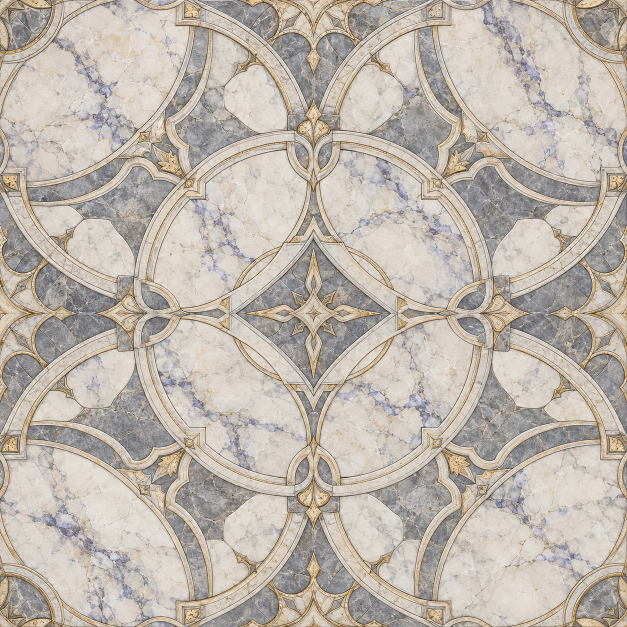
#> input picture assets/source/3d-materials/citadels.png, 1254 x 1254 px, given in place of highlands.png, which was not available (shown at 1/2 size)
$ python make_3d_materials.py
#> lines starting #> are read from the running program, lines starting #| are printed output that depends on the picture
"""Create lightweight WebP tile materials from local text-generated source art.

Development-only. Run make_3d_textures.py afterward to bundle them as data
URLs for WebGL under file://. No Python or image service is used at runtime.
"""

from pathlib import Path
from PIL import Image

ROOT = Path(__file__).resolve().parents[1]
SOURCE = ROOT / "assets/source/3d-materials"
TARGET = ROOT / "assets/materials"
REALMS = ("highlands", "volcano", "glacier", "citadels", "desert")


def main():
    TARGET.mkdir(parents=True, exist_ok=True)
    for realm in REALMS:
        with Image.open(SOURCE / f"{realm}.png") as original:
#> original is the input picture: PIL image 1254x1254 RGB; mean R, G, B 189.6, 181.1, 171.8
            image = original.convert("RGB").resize((512, 512), Image.Resampling.LANCZOS)
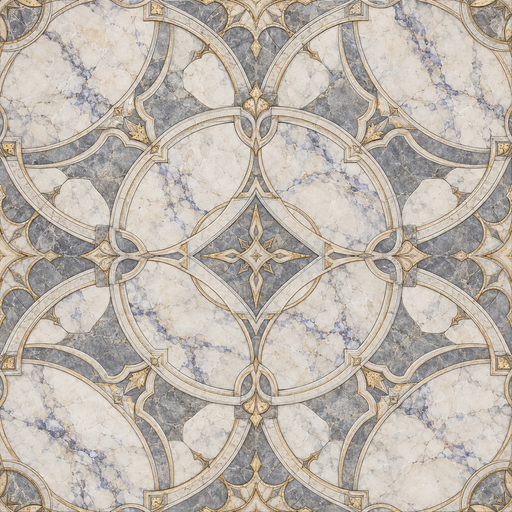
#> image: PIL image 512x512 RGB; mean R, G, B 189.6, 181.2, 171.8
            output = TARGET / f"{realm}.webp"
            image.save(output, format="WEBP", quality=80, method=6)
            print(f"{realm}: {output.stat().st_size} bytes")
#> pass 2 of the loop in main, `for realm in REALMS:`:
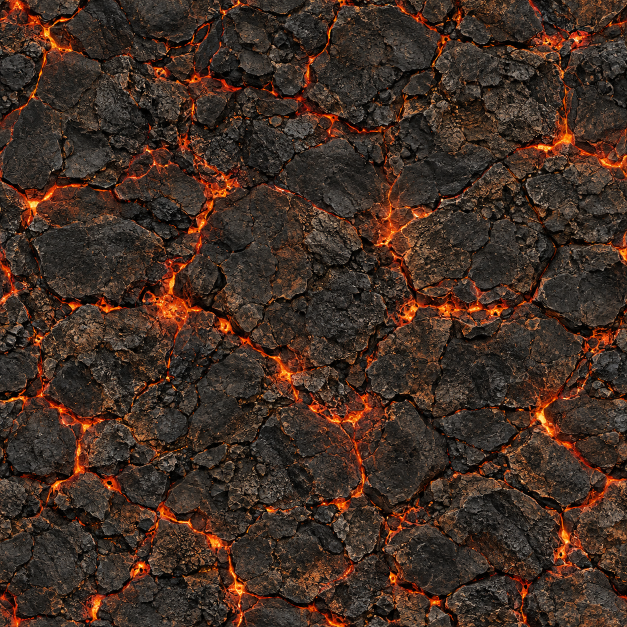
#> input picture assets/source/3d-materials/volcano.png, 1254 x 1254 px (shown at 1/2 size)
#> in main, original is the input picture: PIL image 1254x1254 RGB; mean R, G, B 65.9, 46.1, 35.5
#> in main, `image = original.convert("RGB").resize((512, 512), Image.Resampling.LA..`:
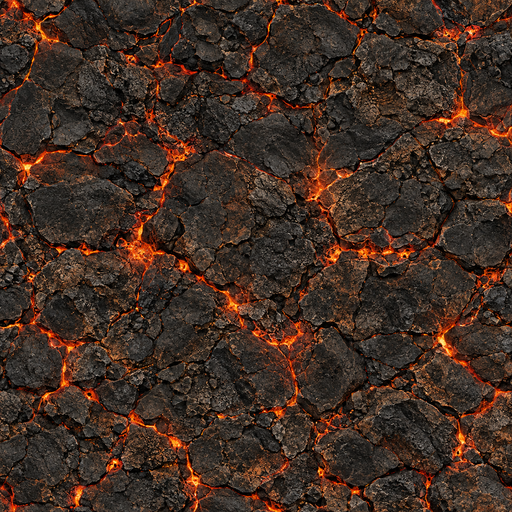
#> image: PIL image 512x512 RGB; mean R, G, B 65.9, 46.1, 35.5
#> pass 3 of the loop in main, `for realm in REALMS:`:
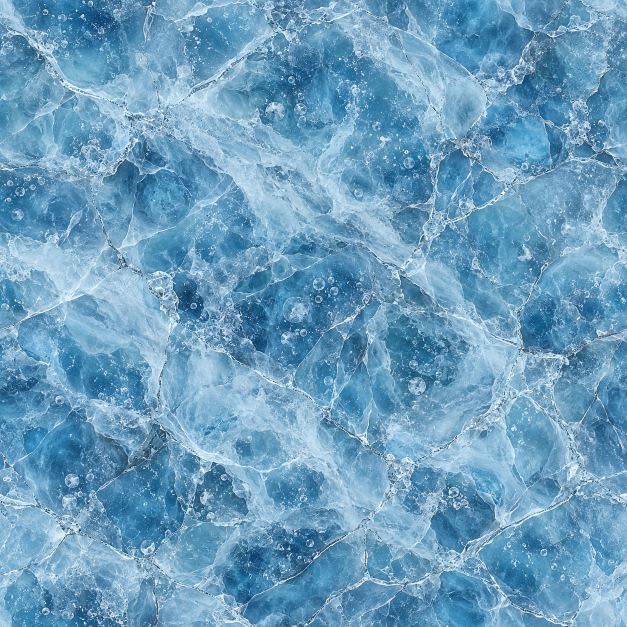
#> input picture assets/source/3d-materials/glacier.png, 1254 x 1254 px (shown at 1/2 size)
#> in main, original is the input picture: PIL image 1254x1254 RGB; mean R, G, B 107.4, 157.8, 190.1
#> in main, `image = original.convert("RGB").resize((512, 512), Image.Resampling.LA..`:
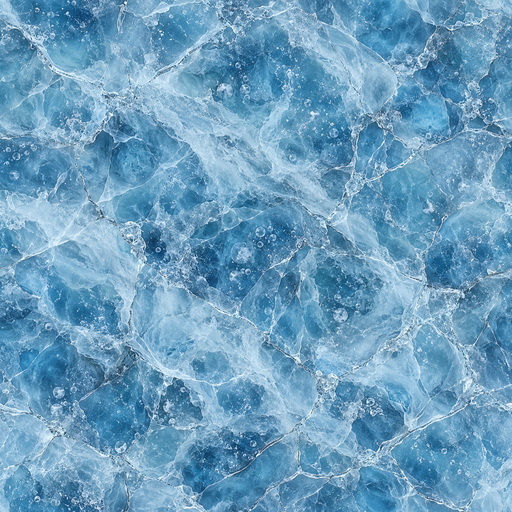
#> image: PIL image 512x512 RGB; mean R, G, B 107.4, 157.8, 190.1
#> the loop made 5 passes; the first 3 are shown


if __name__ == "__main__":
    main()
